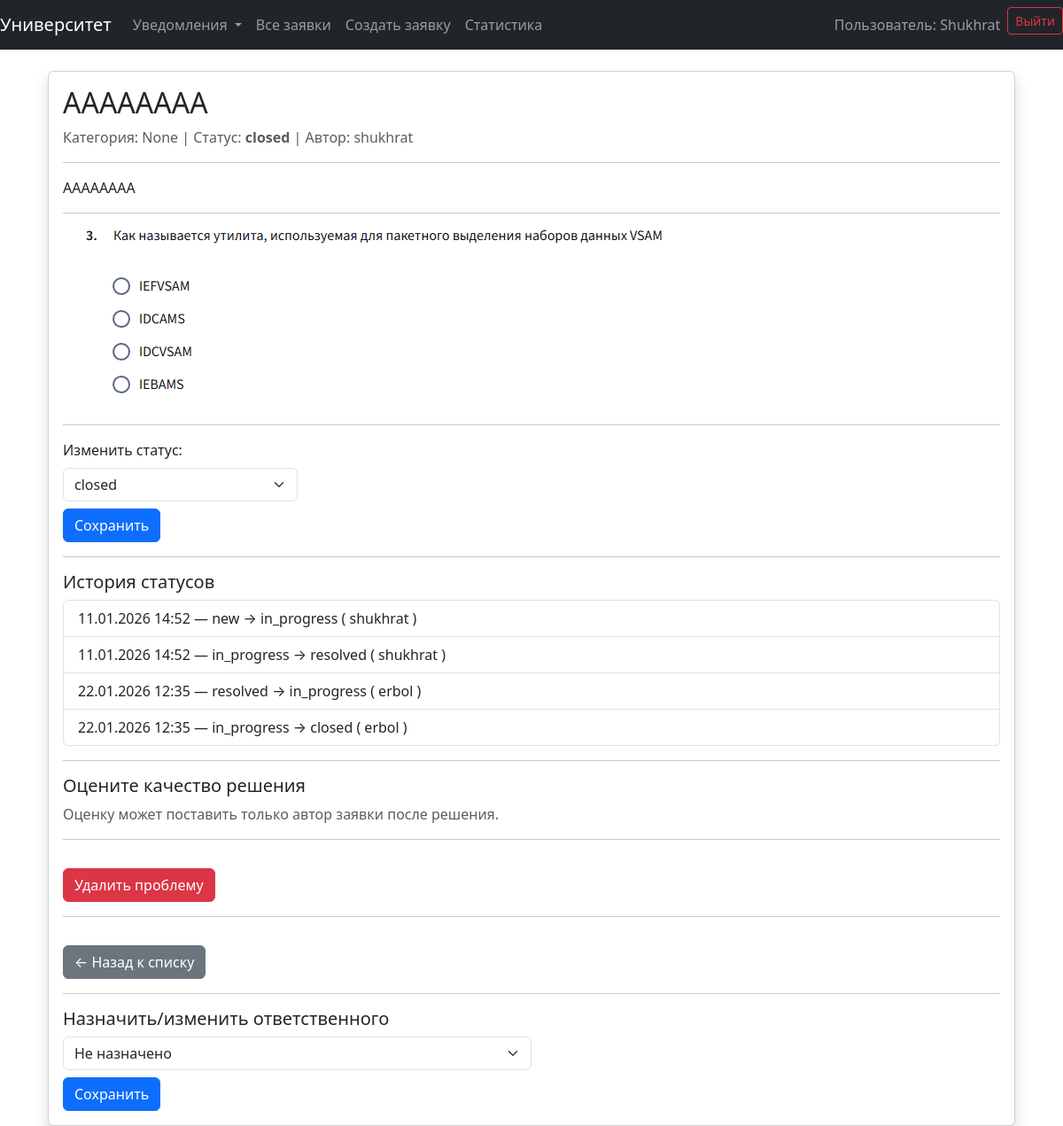
Screenshot of /7/ (signed in) with the database file from the repository.
### issues/models.py (models this page shows, shortened)
class Problem(models.Model):
    STATUS_NEW = 'new'
    STATUS_IN_PROGRESS = 'in_progress'
    STATUS_DONE = 'done'
    rating = models.PositiveSmallIntegerField(
        null=True,
        blank=True,
        choices=[(i, str(i)) for i in range(1, 6)],
        verbose_name="Оценка качества решения",
        help_text="Оцените от 1 до 5, как была решена проблема"
    )
    rated_at = models.DateTimeField(null=True, blank=True)
    rated_by = models.ForeignKey(
        'auth.User',
        on_delete=models.SET_NULL,
        null=True,
        blank=True,
        related_name='rated_problems'
    )
    STATUS_CHOICES = [
        (STATUS_NEW, 'New'),
        (STATUS_IN_PROGRESS, 'In Progress'),
        (STATUS_DONE, 'Done'),
    ]
    title = models.CharField(max_length=200)
    description = models.TextField()
    category = models.ForeignKey(
        Category,
        on_delete=models.SET_NULL,  # или PROTECT, если не хочешь удалять проблемы при удалении категории
        null=True,
        blank=True,
        verbose_name="Категория",
        related_name="problems"
    )
    status = models.CharField(max_length=20, choices=STATUS_CHOICES, default=STATUS_NEW)
    image = models.ImageField(upload_to='problem_images/', null=True, blank=True)
    author = models.ForeignKey(settings.AUTH_USER_MODEL, related_name='problems', on_delete=models.CASCADE)
    created_at = models.DateTimeField(auto_now_add=True)
    updated_at = models.DateTimeField(auto_now=True)
    review_text = models.TextField(
        blank=True,
        verbose_name="Отзыв",
        help_text="Ваш комментарий к оценке (необязательно)"
    )
    resolved_by = models.ForeignKey(
        'auth.User',
        on_delete=models.SET_NULL,
        null=True,
        blank=True,
        related_name='resolved_problems',
        verbose_name="Решил проблему",
        help_text="Сотрудник, который перевёл заявку в resolved/closed"
    )
    last_updated_at = models.DateTimeField(
        auto_now=True,  # обновляется автоматически при любом save()
        verbose_name="Последнее обновление"
    )
    assigned_to = models.ForeignKey(
        'auth.User',
        on_delete=models.SET_NULL,
        null=True,
        blank=True,
        related_name='assigned_problems',
        verbose_name="Ответственный сотрудник",
        help_text="Сотрудник, назначенный на выполнение заявки"
    )
    assigned_at = models.DateTimeField(null=True, blank=True)

class StatusHistory(models.Model):
    problem = models.ForeignKey(Problem, related_name='status_history', on_delete=models.CASCADE)
    old_status = models.CharField(max_length=20, choices=Problem.STATUS_CHOICES)
    new_status = models.CharField(max_length=20, choices=Problem.STATUS_CHOICES)
    changed_at = models.DateTimeField(auto_now_add=True)
    changed_by = models.ForeignKey(
        User,
        on_delete=models.SET_NULL,
        null=True,
        related_name='statushistory'  # ← вот это важно!
    )

### issues/views.py (the view)
# urls.py: path('<int:pk>/', views.problem_detail, name='problem_detail'),
@login_required
def problem_detail(request, pk):
    problem = get_object_or_404(Problem, pk=pk)
    if not request.user.is_staff and problem.author != request.user:
        return redirect('issues:problem_list')
    can_rate = (
        problem.author == request.user
        and problem.rating is None
        and problem.status in ['resolved', 'closed']
    )
    if request.method == 'POST' and 'rating_submit' in request.POST:
        print("[DEBUG] Получен POST-запрос на оценку")
        print("[DEBUG] Данные POST:", request.POST)
        rating_str = request.POST.get('rating')
        review = request.POST.get('review_text', '').strip()
        if rating_str and can_rate:
            try:
                rating = int(rating_str)
                if 1 <= rating <= 5:
                    problem.refresh_from_db()
                    if problem.rating is None:
                        problem.rating = rating
                        problem.review_text = review
                        problem.rated_at = timezone.now()
                        problem.rated_by = request.user
                        problem.save()
                        messages.success(request, f"Спасибо! Вы поставили оценку {rating} ★")
                        return redirect('issues:problem_detail', pk=pk)
                        print(f"[DEBUG] Успешно сохранено: rating={problem.rating}, review='{problem.review_text}'")
                        messages.success(request, f"Спасибо! Вы поставили оценку {rating} ★")
                    else:
                        print("[DEBUG] Оценка уже была")
                        messages.warning(request, "Вы уже оценили эту заявку")
                else:
                    messages.error(request, "Оценка должна быть от 1 до 5")
            except ValueError:
                messages.error(request, "Неверный формат оценки")
        else:
            messages.error(request, "Ошибка: оценка не указана или недостаточно прав")
    else:
        print("[DEBUG] Запрос не POST или нет rating_submit")
    problem.refresh_from_db()
    staff_list = User.objects.filter(is_staff=True).order_by('username')
    context = {
        'problem': problem,
        'can_rate': can_rate,
        'staff_list': staff_list,
    }
    return render(request, 'issues/problem_detail.html', context)

### issues/context_processors.py (called while the page is built)
def notifications_processor(request):
    unread_count = 0
    if request.user.is_authenticated:
        unread_count = request.user.notifications.filter(is_read=False).count()
    return {'unread_notifications': unread_count}

### issues/templates/issues/problem_detail.html (shortened to what this page needs)
{% extends 'issues/base.html' %}
{% block content %}
<div class="container mt-4">
    <div class="card shadow">
        <div class="card-body">
            <h2 class="card-title">{{ problem.title }}</h2>
            <p class="text-muted">
                Категория: {{ problem.category }} |
                Статус: <strong>{{ problem.status }}</strong> |
                Автор: {{ problem.author.username }}
            </p>
            <hr>
            <p class="card-text">
                {{ problem.description }}
            </p>
            {% if problem.image %}
                <hr>
                <img src="{{ problem.image.url }}"
                     class="img-fluid rounded"
                     style="max-height: 400px;"
                     alt="Изображение проблемы">
            {% endif %}
            {% if user.is_staff %}
                <hr>
                <form method="post" action="{% url 'issues:change_problem_status' problem.id %}">
                    <label class="form-label">Изменить статус:</label>
                    <select name="status" class="form-select w-25">
                        <option value="closed"     {% if problem.status == 'closed'     %}selected{% endif %}>closed</option>
                    </select>
                    <button type="submit" class="btn btn-primary mt-2">
                        Сохранить
                    </button>
                </form>
            {% endif %}
            <hr>
            <h5>История статусов</h5>
            <ul class="list-group">
                {% for history in problem.status_history.all %}
                    <li class="list-group-item">
                        {{ history.changed_at|date:"d.m.Y H:i" }} —
                        {{ history.old_status }} → {{ history.new_status }}
                        (
                        {% if history.changed_by %}
                            {{ history.changed_by.username }}
                        {% else %}
                            Неизвестно
                        {% endif %}
                        )
                    </li>
                {% empty %}
                    <li class="list-group-item text-muted">
                        История пока отсутствует
                    </li>
                {% endfor %}
            </ul>
            <hr>
            <h5>Оцените качество решения</h5>
            {% if can_rate %}
                <form method="post">
                    {% csrf_token %}
                    <div class="mb-3">
                        <label class="form-label">Ваша оценка (1–5)</label>
                        <select name="rating" class="form-select w-25" required>
                            <option value="">Выберите оценку</option>
                            <option value="1">1 ★</option>
                            <option value="2">2 ★★</option>
                            <option value="3">3 ★★★</option>
                            <option value="4">4 ★★★★</option>
                            <option value="5">5 ★★★★★</option>
                        </select>
                    </div>
                    <div class="mb-3">
                        <label class="form-label">Отзыв (опционально)</label>
                        <textarea name="review_text" class="form-control" rows="3" placeholder="Ваш комментарий..."></textarea>
                    </div>
                    <button type="submit" name="rating_submit" class="btn btn-success mt-3">
                        Отправить оценку
                    </button>
                </form>
            {% else %}
                <p class="text-muted">Оценку может поставить только автор заявки после решения.</p>
            {% endif %}
            {% if user.is_superuser and problem.status == 'closed' %}
                <hr>
                <form method="post" action="{% url 'issues:delete_problem' problem.id %}"
                      onsubmit="return confirm('Вы уверены, что хотите удалить проблему?');">
                    <button type="submit" class="btn btn-danger mt-3">
                        Удалить проблему
                    </button>
                </form>
            {% endif %}
            <hr>
            <a href="{% url 'issues:problem_list' %}" class="btn btn-secondary mt-3">
                ← Назад к списку
            </a>
            {% if user.is_staff %}
            <hr>
            <h5>Назначить/изменить ответственного</h5>
            <form method="post" action="{% url 'issues:assign_staff' problem.pk %}">
                <select name="assigned_to" class="form-select w-50">
            <option value="">Не назначено</option>
                </select>
                <button type="submit" class="btn btn-primary mt-2">Сохранить</button>
            </form>
{% endif %}
        </div>
    </div>
</div>
{% endblock %}

### issues/templates/issues/base.html (shortened to what this page needs)
<!DOCTYPE html>
<html lang="en">
<head>
    <link rel="stylesheet" href="https://cdn.jsdelivr.net/npm/bootstrap@5.3.2/dist/css/bootstrap.min.css">
</head>
<body>
<nav class="navbar navbar-expand-lg navbar-dark bg-dark">
    <a class="navbar-brand" href="{% url 'issues:home' %}">Университет</a>
    <div class="collapse navbar-collapse" id="navbarNav">
        <ul class="navbar-nav">
            {% if user.is_authenticated %}
                <li class="nav-item dropdown">
                    <a class="nav-link dropdown-toggle position-relative" href="#"
                       id="notificationDropdown" role="button" data-bs-toggle="dropdown"
                       aria-expanded="false">
                        Уведомления
                    </a>
                </li>
            {% endif %}
            <li class="nav-item">
                <a class="nav-link" href="{% url 'issues:problem_list' %}">Все заявки</a>
            </li>
            <li class="nav-item">
                <a class="nav-link" href="{% url 'issues:problem_create' %}">Создать заявку</a>
            </li>
            {% if user.is_staff %}
                <li class="nav-item">
                    <a class="nav-link" href="{% url 'issues:statistics' %}">Статистика</a>
                </li>
            {% endif %}
        </ul>
        {% if user.is_authenticated %}
            <ul class="navbar-nav ms-auto">
                <li class="nav-item">
                    <span class="nav-link">Пользователь: {{ user.username }}</span>
                </li>
                <li class="nav-item">
                    <form method="post" action="{% url 'logout' %}" class="d-inline">
                        <button type="submit" class="btn btn-outline-danger btn-sm">Выйти</button>
                    </form>
                </li>
            </ul>
        {% endif %}
    </div>
</nav>
<div class="container mt-4">
    {% block content %}{% endblock %}
</div>
</body>
</html>

### rows the page displays
Problem: title "АААААААА", category "None", status "closed", author.username "shukhrat", description "АААААААА", image (picture)
StatusHistory: changed_at "11.01.2026 14:52", old_status "new", new_status "in_progress", changed_by.username "shukhrat"
StatusHistory: changed_at "11.01.2026 14:52", old_status "in_progress", new_status "resolved", changed_by.username "shukhrat"
StatusHistory: changed_at "22.01.2026 12:35", old_status "resolved", new_status "in_progress", changed_by.username "erbol"
StatusHistory: changed_at "22.01.2026 12:35", old_status "in_progress", new_status "closed", changed_by.username "erbol"

### other values shown
{{ user.username }} "Shukhrat"
